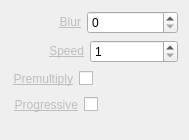
<?xml version="1.0" encoding="UTF-8"?>
<ui version="4.0">
 <class>InspectorImageScrollerWidget</class>
 <widget class="QWidget" name="InspectorImageScrollerWidget">
  <property name="geometry">
   <rect>
    <x>0</x>
    <y>0</y>
    <width>189</width>
    <height>140</height>
   </rect>
  </property>
  <property name="sizePolicy">
   <sizepolicy hsizetype="Expanding" vsizetype="Preferred">
    <horstretch>0</horstretch>
    <verstretch>0</verstretch>
   </sizepolicy>
  </property>
  <layout class="QVBoxLayout" name="verticalLayout">
   <item>
    <layout class="QHBoxLayout" name="horizontalLayoutBlur">
     <item>
      <spacer name="horizontalSpacerBlur">
       <property name="orientation">
        <enum>Qt::Horizontal</enum>
       </property>
       <property name="sizeType">
        <enum>QSizePolicy::Fixed</enum>
       </property>
       <property name="sizeHint" stdset="0">
        <size>
         <width>48</width>
         <height>20</height>
        </size>
       </property>
      </spacer>
     </item>
     <item>
      <widget class="QLabel" name="labelBlur">
       <property name="text">
        <string>&lt;a href=&quot;Blur&quot; style=&quot;color: #BEBEBE;&quot;&gt;Blur&lt;/a&gt;</string>
       </property>
       <property name="alignment">
        <set>Qt::AlignRight|Qt::AlignTrailing|Qt::AlignVCenter</set>
       </property>
      </widget>
     </item>
     <item>
      <widget class="QSpinBox" name="spinBoxBlur">
       <property name="sizePolicy">
        <sizepolicy hsizetype="Expanding" vsizetype="Fixed">
         <horstretch>0</horstretch>
         <verstretch>0</verstretch>
        </sizepolicy>
       </property>
      </widget>
     </item>
    </layout>
   </item>
   <item>
    <layout class="QHBoxLayout" name="horizontalLayoutSpeed">
     <item>
      <spacer name="horizontalSpacerSpeed">
       <property name="orientation">
        <enum>Qt::Horizontal</enum>
       </property>
       <property name="sizeType">
        <enum>QSizePolicy::Fixed</enum>
       </property>
       <property name="sizeHint" stdset="0">
        <size>
         <width>38</width>
         <height>20</height>
        </size>
       </property>
      </spacer>
     </item>
     <item>
      <widget class="QLabel" name="labelSpeed">
       <property name="text">
        <string>&lt;a href=&quot;Speed&quot; style=&quot;color: #BEBEBE;&quot;&gt;Speed&lt;/a&gt;</string>
       </property>
       <property name="alignment">
        <set>Qt::AlignRight|Qt::AlignTrailing|Qt::AlignVCenter</set>
       </property>
      </widget>
     </item>
     <item>
      <widget class="QSpinBox" name="spinBoxSpeed">
       <property name="sizePolicy">
        <sizepolicy hsizetype="Expanding" vsizetype="Fixed">
         <horstretch>0</horstretch>
         <verstretch>0</verstretch>
        </sizepolicy>
       </property>
       <property name="minimum">
        <number>1</number>
       </property>
       <property name="maximum">
        <number>100</number>
       </property>
      </widget>
     </item>
    </layout>
   </item>
   <item>
    <layout class="QHBoxLayout" name="horizontalLayoutPremultiply">
     <item>
      <spacer name="horizontalSpacerPremultiply1">
       <property name="orientation">
        <enum>Qt::Horizontal</enum>
       </property>
       <property name="sizeType">
        <enum>QSizePolicy::Fixed</enum>
       </property>
       <property name="sizeHint" stdset="0">
        <size>
         <width>2</width>
         <height>20</height>
        </size>
       </property>
      </spacer>
     </item>
     <item>
      <widget class="QLabel" name="labelPremultiply">
       <property name="text">
        <string>&lt;a href=&quot;Premultiply&quot; style=&quot;color: #BEBEBE;&quot;&gt;Premultiply&lt;/a&gt;</string>
       </property>
       <property name="alignment">
        <set>Qt::AlignRight|Qt::AlignTrailing|Qt::AlignVCenter</set>
       </property>
      </widget>
     </item>
     <item>
      <widget class="QCheckBox" name="checkBoxPremultiply">
       <property name="layoutDirection">
        <enum>Qt::RightToLeft</enum>
       </property>
       <property name="text">
        <string/>
       </property>
      </widget>
     </item>
     <item>
      <spacer name="horizontalSpacerPremultiply2">
       <property name="orientation">
        <enum>Qt::Horizontal</enum>
       </property>
       <property name="sizeHint" stdset="0">
        <size>
         <width>40</width>
         <height>20</height>
        </size>
       </property>
      </spacer>
     </item>
    </layout>
   </item>
   <item>
    <layout class="QHBoxLayout" name="horizontalLayoutProgressive">
     <item>
      <spacer name="horizontalSpacerProgressive1">
       <property name="orientation">
        <enum>Qt::Horizontal</enum>
       </property>
       <property name="sizeType">
        <enum>QSizePolicy::Fixed</enum>
       </property>
       <property name="sizeHint" stdset="0">
        <size>
         <width>3</width>
         <height>20</height>
        </size>
       </property>
      </spacer>
     </item>
     <item>
      <widget class="QLabel" name="labelProgressive">
       <property name="text">
        <string>&lt;a href=&quot;Progressive&quot; style=&quot;color: #BEBEBE;&quot;&gt;Progressive&lt;/a&gt;</string>
       </property>
       <property name="alignment">
        <set>Qt::AlignRight|Qt::AlignTrailing|Qt::AlignVCenter</set>
       </property>
      </widget>
     </item>
     <item>
      <widget class="QCheckBox" name="checkBoxProgressive">
       <property name="layoutDirection">
        <enum>Qt::RightToLeft</enum>
       </property>
       <property name="text">
        <string/>
       </property>
      </widget>
     </item>
     <item>
      <spacer name="horizontalSpacerProgressive2">
       <property name="orientation">
        <enum>Qt::Horizontal</enum>
       </property>
       <property name="sizeHint" stdset="0">
        <size>
         <width>40</width>
         <height>20</height>
        </size>
       </property>
      </spacer>
     </item>
    </layout>
   </item>
   <item>
    <spacer name="verticalSpacerImageScroller">
     <property name="orientation">
      <enum>Qt::Vertical</enum>
     </property>
     <property name="sizeType">
      <enum>QSizePolicy::Fixed</enum>
     </property>
     <property name="sizeHint" stdset="0">
      <size>
       <width>20</width>
       <height>10</height>
      </size>
     </property>
    </spacer>
   </item>
  </layout>
 </widget>
 <resources/>
 <connections>
  <connection>
   <sender>labelPremultiply</sender>
   <signal>linkActivated(QString)</signal>
   <receiver>InspectorImageScrollerWidget</receiver>
   <slot>resetPremultiply(QString)</slot>
   <hints>
    <hint type="sourcelabel">
     <x>55</x>
     <y>79</y>
    </hint>
    <hint type="destinationlabel">
     <x>8</x>
     <y>78</y>
    </hint>
   </hints>
  </connection>
  <connection>
   <sender>labelProgressive</sender>
   <signal>linkActivated(QString)</signal>
   <receiver>InspectorImageScrollerWidget</receiver>
   <slot>resetProgressive(QString)</slot>
   <hints>
    <hint type="sourcelabel">
     <x>43</x>
     <y>101</y>
    </hint>
    <hint type="destinationlabel">
     <x>36</x>
     <y>124</y>
    </hint>
   </hints>
  </connection>
  <connection>
   <sender>checkBoxPremultiply</sender>
   <signal>stateChanged(int)</signal>
   <receiver>InspectorImageScrollerWidget</receiver>
   <slot>premultiplyChanged(int)</slot>
   <hints>
    <hint type="sourcelabel">
     <x>83</x>
     <y>78</y>
    </hint>
    <hint type="destinationlabel">
     <x>194</x>
     <y>77</y>
    </hint>
   </hints>
  </connection>
  <connection>
   <sender>checkBoxProgressive</sender>
   <signal>stateChanged(int)</signal>
   <receiver>InspectorImageScrollerWidget</receiver>
   <slot>progressiveChanged(int)</slot>
   <hints>
    <hint type="sourcelabel">
     <x>91</x>
     <y>104</y>
    </hint>
    <hint type="destinationlabel">
     <x>134</x>
     <y>121</y>
    </hint>
   </hints>
  </connection>
  <connection>
   <sender>labelBlur</sender>
   <signal>linkActivated(QString)</signal>
   <receiver>InspectorImageScrollerWidget</receiver>
   <slot>resetBlur(QString)</slot>
   <hints>
    <hint type="sourcelabel">
     <x>53</x>
     <y>21</y>
    </hint>
    <hint type="destinationlabel">
     <x>2</x>
     <y>22</y>
    </hint>
   </hints>
  </connection>
  <connection>
   <sender>spinBoxBlur</sender>
   <signal>valueChanged(int)</signal>
   <receiver>InspectorImageScrollerWidget</receiver>
   <slot>blurChanged(int)</slot>
   <hints>
    <hint type="sourcelabel">
     <x>163</x>
     <y>23</y>
    </hint>
    <hint type="destinationlabel">
     <x>190</x>
     <y>19</y>
    </hint>
   </hints>
  </connection>
  <connection>
   <sender>labelSpeed</sender>
   <signal>linkActivated(QString)</signal>
   <receiver>InspectorImageScrollerWidget</receiver>
   <slot>resetSpeed(QString)</slot>
   <hints>
    <hint type="sourcelabel">
     <x>38</x>
     <y>42</y>
    </hint>
    <hint type="destinationlabel">
     <x>4</x>
     <y>53</y>
    </hint>
   </hints>
  </connection>
  <connection>
   <sender>spinBoxSpeed</sender>
   <signal>valueChanged(int)</signal>
   <receiver>InspectorImageScrollerWidget</receiver>
   <slot>speedChanged(int)</slot>
   <hints>
    <hint type="sourcelabel">
     <x>158</x>
     <y>47</y>
    </hint>
    <hint type="destinationlabel">
     <x>190</x>
     <y>47</y>
    </hint>
   </hints>
  </connection>
 </connections>
 <slots>
  <slot>resetProgressive(QString)</slot>
  <slot>progressiveChanged(int)</slot>
  <slot>resetPremultiply(QString)</slot>
  <slot>premultiplyChanged(int)</slot>
  <slot>resetBlur(QString)</slot>
  <slot>blurChanged(int)</slot>
  <slot>resetSpeed(QString)</slot>
  <slot>speedChanged(int)</slot>
 </slots>
</ui>
